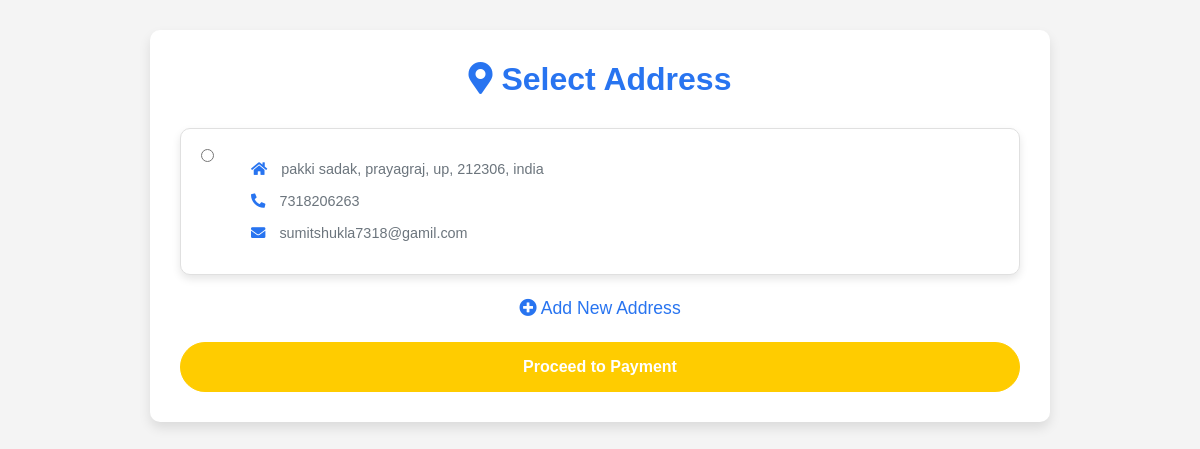
The page /select-address/ (signed in) on the database its author committed.
### userapk/models.py (models this page shows, shortened)
class Address(models.Model):
    customer = models.ForeignKey(Customer, on_delete=models.CASCADE)
    street_address = models.CharField(max_length=255)
    city = models.CharField(max_length=100)
    state = models.CharField(max_length=100)
    postal_code = models.CharField(max_length=20)
    country = models.CharField(max_length=100)
    is_default = models.BooleanField(default=False)

class Customer(models.Model):
    fname=models.CharField(max_length=100)
    lname=models.CharField(max_length=100)
    father=models.CharField(max_length=100)
    email=models.EmailField(unique=True)
    pass1=models.CharField(max_length=20)
    Phone=models.CharField(max_length=10)
    image=models.FileField(upload_to="uploads/users/",null=True)

### userapk/views.py (the view)
# urls.py: path('select-address/', views.select_address_view, name='select_address'),
def select_address_view(request):
    customer = request.session.get('customer_id')
    addresses = Address.objects.filter(customer_id=customer)
    c=Customer.objects.get(id=customer)
    return render(request, 'select_address.html', {'addresses': addresses,'customer':c})

### templates/select_address.html (shortened to what this page needs)
<!DOCTYPE html>
<html lang="en">
<head>
    <link href="https://maxcdn.bootstrapcdn.com/bootstrap/4.5.2/css/bootstrap.min.css" rel="stylesheet">
    <link href="https://cdnjs.cloudflare.com/ajax/libs/font-awesome/5.15.4/css/all.min.css" rel="stylesheet">
</head>
<body>
<div class="container">
    <h2><i class="fas fa-map-marker-alt"></i> Select Address</h2>
    <form method="post" action="{% url 'payment' %}">
        {% if addresses %}
            {% for address in addresses %}
            <div class="address-card d-flex align-items-start">
                <input type="radio" name="address" value="{{ address.id }}" class="address-radio" required>
                <div class="address-details">
                    <p><i class="fas fa-home"></i> {{ address.street_address }}, {{ address.city }}, {{ address.state }}, {{ address.postal_code }}, {{ address.country }}</p>
                    <p><i class="fas fa-phone-alt"></i> {{ customer.Phone }}</p>
                    <p><i class="fas fa-envelope"></i> {{ customer.email }}</p>
                </div>
            </div>
            {% endfor %}
        {% else %}
            <div class="no-address-message">
                <p>No addresses available. <a href="{% url 'add_address' %}" class="btn btn-primary">Add Address</a></p>
            </div>
        {% endif %}
        <a href="{% url 'add_address' %}" class="add-address-link"><i class="fas fa-plus-circle"></i> Add New Address</a>
        <button type="submit" class="btn btn-success">Proceed to Payment</button>
    </form>
</div>
</body>
</html>

### templates/select_address.html (style rules this page uses)
body { background-color: #f4f4f4; font-family: 'Arial', sans-serif; }
.container { max-width: 900px; background-color: #ffffff; padding: 30px; border-radius: 10px; box-shadow: 0 6px 12px rgba(0, 0, 0, 0.1); margin-top: 30px; }
h2 { color: #2874f0; text-align: center; margin-bottom: 30px; font-weight: bold; }
.address-card { padding: 20px; margin-bottom: 20px; border: 1px solid #e0e0e0; border-radius: 10px; background-color: #ffffff; transition: all 0.3s ease; position: relative; box-shadow: 0 4px 8px rgba(0, 0, 0, 0.1); }
.address-card .address-radio { position: absolute; top: 20px; left: 20px; }
.address-card .address-details { margin-left: 50px; }
.address-card .address-details p { color: #6c757d; margin-bottom: 10px; font-size: 0.9rem; }
.address-card .address-details p i { color: #2874f0; margin-right: 10px; }
.btn-primary, .btn-success { width: 100%; padding: 12px; margin-top: 20px; border-radius: 50px; font-weight: bold; }
.btn-success { background-color: #ffcc00; border-color: #ffcc00; }
.add-address-link { display: block; text-align: center; margin-top: 20px; font-size: 1.1rem; color: #2874f0; text-decoration: none; }

### rows shown on the page
Address: street_address "pakki sadak", city "prayagraj", state "up", postal_code "212306", country "india"
Customer: Phone "7318206263", email "sumitshukla7318@gamil.com"
